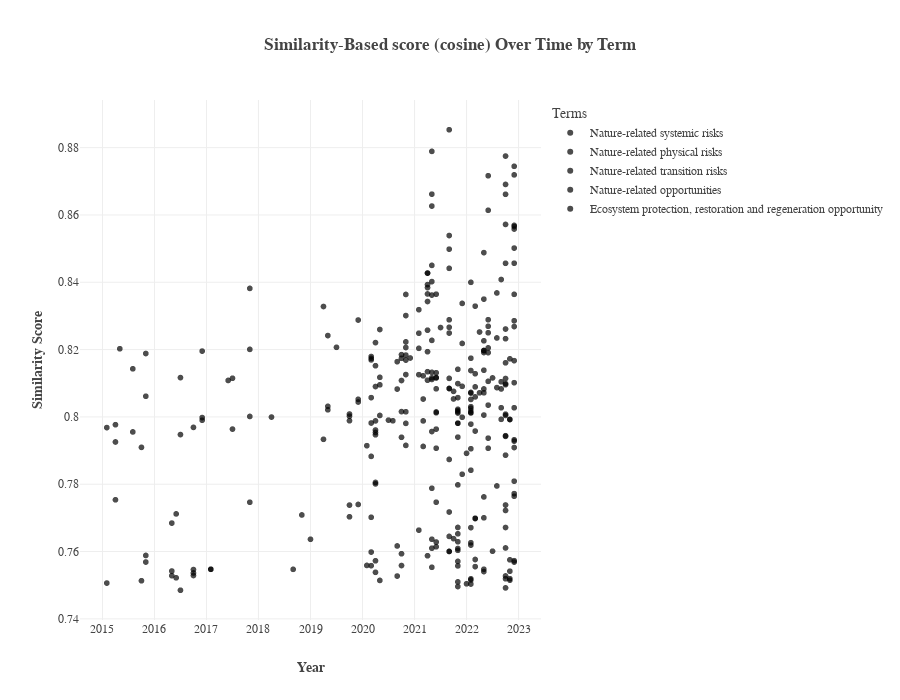

This figure's notebook cell:
### Code cell
terms = ['Nature-related systemic risks', 
        'Nature-related physical risks',
        'Nature-related transition risks',
        'Nature-related opportunities',
        'Ecosystem protection, restoration and regeneration opportunity']
scatterplot_by_terms(all_terms_similar_embeddings,terms)
